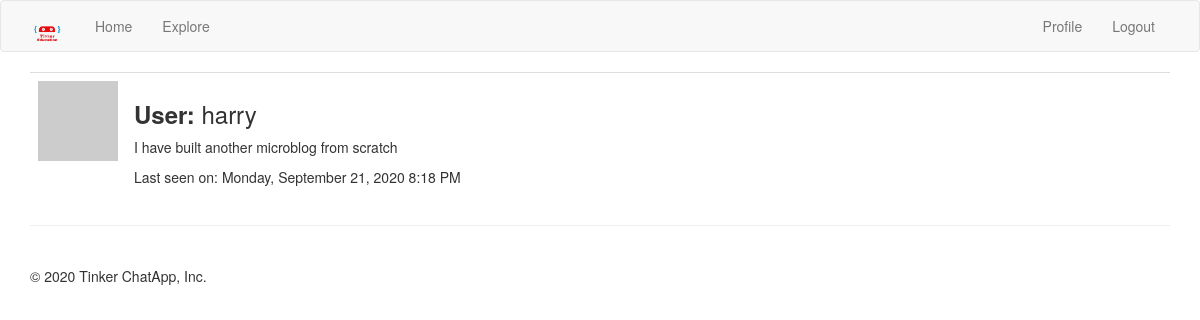
The app's page /profile/harry (signed in) with its own data.
### app/models.py (models this page shows, shortened)
class User( UserMixin ,db.Model):
    id = db.Column(db.Integer, primary_key = True)
    username = db.Column(db.String(64), unique = True, index = True)
    email = db.Column(db.String(120), unique = True, index = True)
    password_hash = db.Column(db.String(128))
    posts = db.relationship('Post', backref = 'author', lazy = 'dynamic')
    about_me = db.Column(db.String(140))
    last_seen = db.Column(db.DateTime, default = datetime.utcnow)
    def avatar(self, size):
        digest = md5(self.email.lower().encode('utf-8')).hexdigest()
        return 'https://www.gravatar.com/avatar/{}?d=identicon&s={}'.format(digest, size)

### app/routes.py (the view)
@app.route('/profile/<username>')
@login_required
def profile(username):
    user = User.query.filter_by(username = username).first_or_404()
    return render_template('profile.html', title = 'Profile', user = user)

### app/models.py (called while the page is built)
@login.user_loader
def load_user(id):
    return User.query.get(int(id))

### app/routes.py (called while the page is built)
@app.before_request
def before_request():
    if current_user.is_authenticated:
        current_user.last_seen = datetime.utcnow()
        db.session.commit()
    g.locale = str(get_locale())

### app/templates/profile.html (shortened to what this page needs)
{% extends 'base.html' %}
{% import 'bootstrap/wtf.html' as wtf %}
{% block app_content %}
    <table class="table">
        <tr valign = 'top'>
            <td width = '70px'>
                <img src="{{ user.avatar(128) }}">
            </td>
            <td>
                <h3><b>{{ _('User') }}: </b>{{ user.username }}</h3>
                {% if user.about_me %}<p> {{ user.about_me }} </p>{% endif %}
                {% if user.last_seen %}<p>{{ _('Last seen on') }}: {{ moment(user.last_seen).format('LLLL') }}</p>{% endif %}
            </td>
        </tr>
    </table>
{% endblock %}

### records on screen
User: username "harry", about_me "I have built another microblog from scratch", last_seen "Monday, September 21, 2020 8:18 PM"

### other values on screen
{{ moment().format('YYYY') }} "2020"
